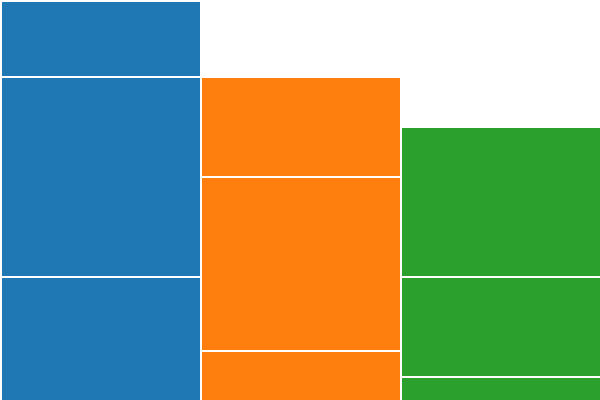

This figure's Vega-Lite source:
### Vega specification from a JSON file in a GitHub repository (floating-point values rounded to 4 significant figures)
{"$schema": "https://vega.github.io/schema/vega/v3.1.json", "width": 300, "height": 200, "autosize": "none", "signals": [{"name": "offset", "value": "zero", "bind": {"input": "select", "options": ["zero", "center", "normalize"]}}, {"name": "sortField", "value": null, "bind": {"input": "radio", "options": [null, "value"]}}, {"name": "sortOrder", "value": "ascending", "bind": {"input": "radio", "options": ["ascending", "descending"]}}, {"name": "add", "value": null, "on": [{"events": "mousedown![!event.shiftKey]", "update": "{key: invert('xscale', x()), value: ~~(1 + 9 * random())}"}]}, {"name": "rem", "value": null, "on": [{"events": "rect:mousedown![event.shiftKey]", "update": "datum"}]}], "data": [{"name": "table", "values": [{"key": "a", "value": 5}, {"key": "a", "value": 8}, {"key": "a", "value": 3}, {"key": "b", "value": 2}, {"key": "b", "value": 7}, {"key": "b", "value": 4}, {"key": "c", "value": 1}, {"key": "c", "value": 4}, {"key": "c", "value": 6}], "transform": [{"type": "stack", "field": "value", "groupby": ["key"], "offset": {"signal": "offset"}, "sort": {"field": {"signal": "sortField"}, "order": {"signal": "sortOrder"}}}], "on": [{"trigger": "add", "insert": "add"}, {"trigger": "rem", "remove": "rem"}]}], "scales": [{"name": "xscale", "type": "band", "domain": ["a", "b", "c"], "range": "width"}, {"name": "yscale", "type": "linear", "domain": {"data": "table", "field": "y1"}, "range": "height", "round": true}, {"name": "color", "type": "ordinal", "range": {"scheme": "category10"}}], "marks": [{"type": "rect", "from": {"data": "table"}, "encode": {"enter": {"fill": {"scale": "color", "field": "key"}, "stroke": {"value": "white"}, "strokeWidth": {"value": 1}, "x": {"scale": "xscale", "field": "key", "offset": 0.5}, "width": {"scale": "xscale", "band": 1}}, "update": {"y": {"scale": "yscale", "field": "y0", "offset": 0.5}, "y2": {"scale": "yscale", "field": "y1", "offset": 0.5}}}}]}
